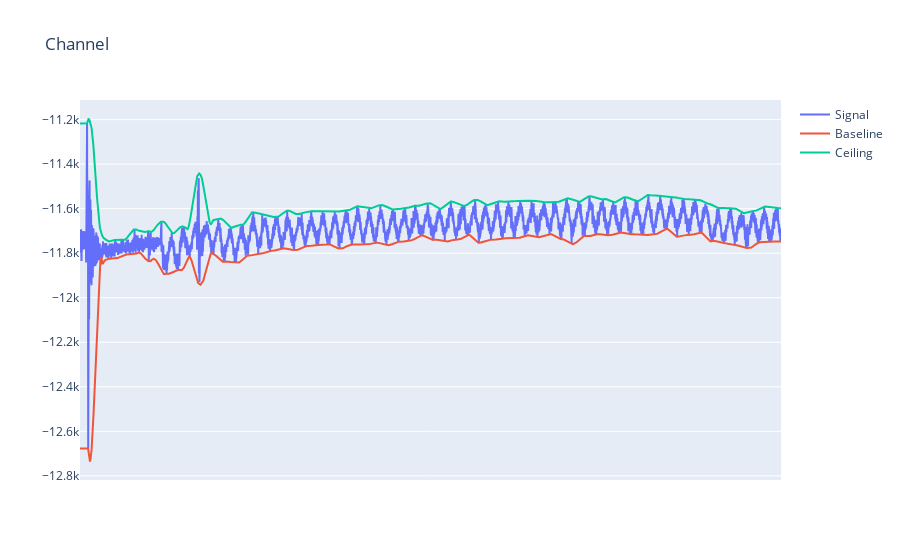

Here is the notebook cell this chart was saved with:
### Code cell
# plot the signal with the baseline and ceiling in the same figure
fig = go.Figure(layout=layout)
fig.add_trace(go.Scatter(x=data["time_index"], y=data["signal_value"], mode='lines', name='Signal'))
fig.add_trace(go.Scatter(x=data["time_index"], y=baseline, mode='lines', name='Baseline'))
fig.add_trace(go.Scatter(x=data["time_index"], y=ceiling, mode='lines', name='Ceiling'))
#fig.add_trace(go.Scatter(x=data["time_index"], y=smoothed_signal, mode='lines', name='Smoothed Signal'))
fig.show()

### Figure 1 — Plotly figure (JSON) as saved in the notebook; plotly's stock layout.template omitted (floating-point values rounded to 4 significant figures; data arrays with more than 128 entries replaced by an {"elided": "..."} marker saying what was removed)
{"data": [{"mode": "lines", "name": "Signal", "type": "scatter", "x": {"elided": "10000 float values"}, "y": {"elided": "10000 int values"}}, {"mode": "lines", "name": "Baseline", "type": "scatter", "x": {"elided": "10000 float values"}, "y": {"elided": "10025 float values"}}, {"mode": "lines", "name": "Ceiling", "type": "scatter", "x": {"elided": "10000 float values"}, "y": {"elided": "10025 float values"}}], "layout": {"dragmode": "pan", "hovermode": "x unified", "title": {"text": "Channel"}, "xaxis": {"autorange": true, "fixedrange": false, "showgrid": false, "type": "linear", "visible": false}, "yaxis": {"autorange": true, "fixedrange": true, "showgrid": true, "visible": true}}}
